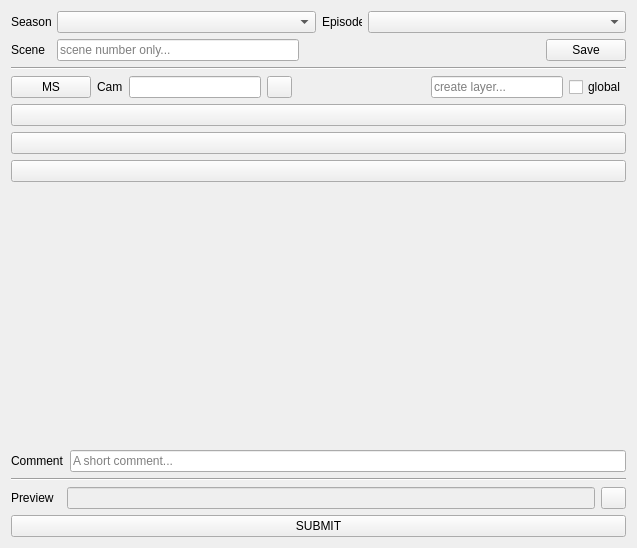
<?xml version="1.0" encoding="UTF-8"?>
<ui version="4.0">
 <class>main_form</class>
 <widget class="QWidget" name="main_form">
  <property name="geometry">
   <rect>
    <x>0</x>
    <y>0</y>
    <width>637</width>
    <height>548</height>
   </rect>
  </property>
  <property name="windowTitle">
   <string>Form</string>
  </property>
  <layout class="QVBoxLayout" name="verticalLayout_2">
   <item>
    <layout class="QVBoxLayout" name="main_lyt">
     <item>
      <layout class="QHBoxLayout" name="horizontalLayout">
       <item>
        <widget class="QLabel" name="label">
         <property name="maximumSize">
          <size>
           <width>40</width>
           <height>16777215</height>
          </size>
         </property>
         <property name="text">
          <string>Season</string>
         </property>
        </widget>
       </item>
       <item>
        <widget class="QComboBox" name="season_cbx"/>
       </item>
       <item>
        <widget class="QLabel" name="label_2">
         <property name="maximumSize">
          <size>
           <width>40</width>
           <height>16777215</height>
          </size>
         </property>
         <property name="text">
          <string>Episode</string>
         </property>
        </widget>
       </item>
       <item>
        <widget class="QComboBox" name="episode_cbx"/>
       </item>
      </layout>
     </item>
     <item>
      <layout class="QHBoxLayout" name="horizontalLayout_2">
       <item>
        <widget class="QLabel" name="label_3">
         <property name="minimumSize">
          <size>
           <width>40</width>
           <height>0</height>
          </size>
         </property>
         <property name="text">
          <string>Scene</string>
         </property>
        </widget>
       </item>
       <item>
        <widget class="QLineEdit" name="scene_name_led">
         <property name="minimumSize">
          <size>
           <width>0</width>
           <height>0</height>
          </size>
         </property>
         <property name="toolTip">
          <string>Scene name</string>
         </property>
         <property name="placeholderText">
          <string>scene number only...</string>
         </property>
        </widget>
       </item>
       <item>
        <spacer name="horizontalSpacer">
         <property name="orientation">
          <enum>Qt::Horizontal</enum>
         </property>
         <property name="sizeType">
          <enum>QSizePolicy::Expanding</enum>
         </property>
         <property name="sizeHint" stdset="0">
          <size>
           <width>40</width>
           <height>20</height>
          </size>
         </property>
        </spacer>
       </item>
       <item>
        <widget class="QPushButton" name="save_scene_btn">
         <property name="toolTip">
          <string>Save scene to render scenes</string>
         </property>
         <property name="text">
          <string>Save</string>
         </property>
        </widget>
       </item>
      </layout>
     </item>
     <item>
      <widget class="Line" name="line">
       <property name="orientation">
        <enum>Qt::Horizontal</enum>
       </property>
      </widget>
     </item>
     <item>
      <layout class="QHBoxLayout" name="horizontalLayout_5">
       <item>
        <widget class="QPushButton" name="prep_scene_btn">
         <property name="maximumSize">
          <size>
           <width>16777215</width>
           <height>16777215</height>
          </size>
         </property>
         <property name="toolTip">
          <string>Setup master scene</string>
         </property>
         <property name="text">
          <string>MS</string>
         </property>
        </widget>
       </item>
       <item>
        <widget class="QLabel" name="label_6">
         <property name="text">
          <string>Cam</string>
         </property>
        </widget>
       </item>
       <item>
        <widget class="QLineEdit" name="camera_name_led">
         <property name="enabled">
          <bool>true</bool>
         </property>
         <property name="readOnly">
          <bool>true</bool>
         </property>
        </widget>
       </item>
       <item>
        <widget class="QPushButton" name="cam_select_btn">
         <property name="maximumSize">
          <size>
           <width>25</width>
           <height>25</height>
          </size>
         </property>
         <property name="toolTip">
          <string>Render from selected camera</string>
         </property>
         <property name="text">
          <string/>
         </property>
        </widget>
       </item>
       <item>
        <spacer name="horizontalSpacer_2">
         <property name="orientation">
          <enum>Qt::Horizontal</enum>
         </property>
         <property name="sizeHint" stdset="0">
          <size>
           <width>40</width>
           <height>20</height>
          </size>
         </property>
        </spacer>
       </item>
       <item>
        <widget class="QLineEdit" name="new_layer_name_led">
         <property name="maximumSize">
          <size>
           <width>16777215</width>
           <height>16777215</height>
          </size>
         </property>
         <property name="toolTip">
          <string>New layer name</string>
         </property>
         <property name="placeholderText">
          <string>create layer...</string>
         </property>
        </widget>
       </item>
       <item>
        <widget class="QCheckBox" name="new_layer_global">
         <property name="toolTip">
          <string>Create new layer as global</string>
         </property>
         <property name="text">
          <string>global</string>
         </property>
        </widget>
       </item>
      </layout>
     </item>
     <item>
      <layout class="QHBoxLayout" name="horizontalLayout_4">
       <item>
        <layout class="QVBoxLayout" name="render_layers_lyt"/>
       </item>
       <item>
        <layout class="QVBoxLayout" name="verticalLayout">
         <item>
          <widget class="QPushButton" name="refresh_layers_btn">
           <property name="sizePolicy">
            <sizepolicy hsizetype="Minimum" vsizetype="Fixed">
             <horstretch>0</horstretch>
             <verstretch>0</verstretch>
            </sizepolicy>
           </property>
           <property name="toolTip">
            <string>Refresh render layers</string>
           </property>
           <property name="text">
            <string/>
           </property>
          </widget>
         </item>
         <item>
          <widget class="QPushButton" name="remove_from_all_btn">
           <property name="toolTip">
            <string>Remove selected from all render layers</string>
           </property>
           <property name="text">
            <string/>
           </property>
          </widget>
         </item>
         <item>
          <widget class="QPushButton" name="from_playback_btn">
           <property name="text">
            <string/>
           </property>
          </widget>
         </item>
         <item>
          <spacer name="verticalSpacer_2">
           <property name="orientation">
            <enum>Qt::Vertical</enum>
           </property>
           <property name="sizeHint" stdset="0">
            <size>
             <width>20</width>
             <height>40</height>
            </size>
           </property>
          </spacer>
         </item>
        </layout>
       </item>
      </layout>
     </item>
     <item>
      <layout class="QHBoxLayout" name="horizontalLayout_6">
       <item>
        <widget class="QLabel" name="label_5">
         <property name="minimumSize">
          <size>
           <width>50</width>
           <height>0</height>
          </size>
         </property>
         <property name="text">
          <string>Comment</string>
         </property>
        </widget>
       </item>
       <item>
        <widget class="QLineEdit" name="comment_led">
         <property name="placeholderText">
          <string>A short comment...</string>
         </property>
        </widget>
       </item>
      </layout>
     </item>
     <item>
      <widget class="Line" name="line_2">
       <property name="orientation">
        <enum>Qt::Horizontal</enum>
       </property>
      </widget>
     </item>
     <item>
      <layout class="QHBoxLayout" name="horizontalLayout_3">
       <item>
        <widget class="QLabel" name="label_4">
         <property name="minimumSize">
          <size>
           <width>50</width>
           <height>0</height>
          </size>
         </property>
         <property name="text">
          <string>Preview</string>
         </property>
        </widget>
       </item>
       <item>
        <widget class="QLineEdit" name="screenshot_path_led">
         <property name="enabled">
          <bool>false</bool>
         </property>
        </widget>
       </item>
       <item>
        <widget class="QPushButton" name="make_screenshot_btn">
         <property name="maximumSize">
          <size>
           <width>25</width>
           <height>25</height>
          </size>
         </property>
         <property name="toolTip">
          <string>Make preview</string>
         </property>
         <property name="text">
          <string/>
         </property>
        </widget>
       </item>
      </layout>
     </item>
     <item>
      <widget class="QPushButton" name="submite_scene_btn">
       <property name="toolTip">
        <string>Submite render scene</string>
       </property>
       <property name="text">
        <string>SUBMIT</string>
       </property>
      </widget>
     </item>
    </layout>
   </item>
  </layout>
 </widget>
 <resources/>
 <connections/>
</ui>
